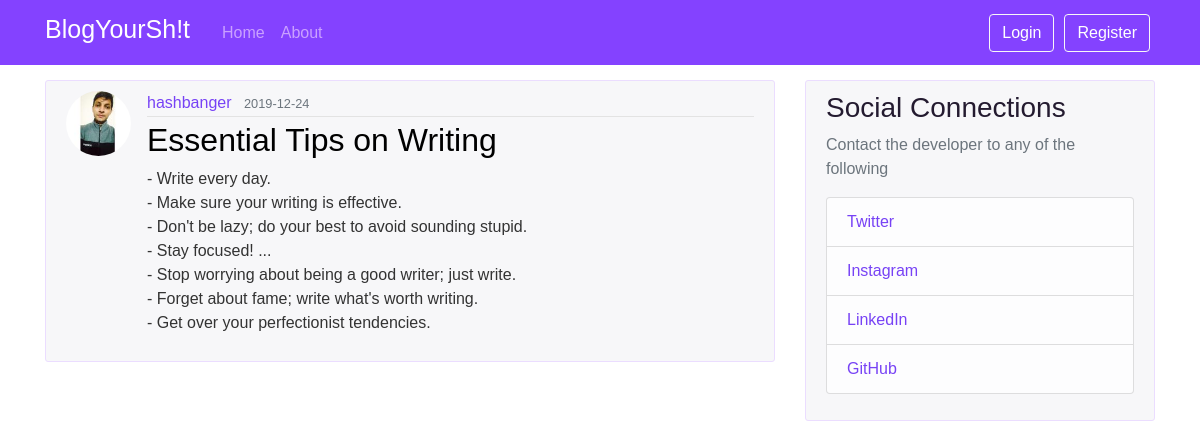
Screenshot of /post/26 with the database file from the repository.
### flaskblog/models.py (models this page shows, shortened)
class User(db.Model, UserMixin):
    id = db.Column(db.Integer, primary_key = True)
    username = db.Column(db.String(20), unique = True, nullable = False)
    email = db.Column(db.String(120), unique = True, nullable = False)
    image_file = db.Column(db.String(20), nullable = False, default = 'default.jpg')
    password = db.Column(db.String(60), nullable = False,)
    posts = db.relationship('Post', backref = 'author', lazy = True)

class Post(db.Model):
    id = db.Column(db.Integer, primary_key = True)
    title = db.Column(db.String(100), nullable = False)
    date_posted = db.Column(db.DateTime, nullable = False, default = datetime.utcnow)
    content =  db.Column(db.Text, nullable = False)
    user_id = db.Column(db.Integer, db.ForeignKey('user.id'), nullable = False)

### flaskblog/posts/routes.py (the view)
@posts.route('/post/<int:post_id>')
def post(post_id):
    post = Post.query.get_or_404(post_id)
    return render_template('post.html', title = post.title, post = post)

### flaskblog/templates/post.html (shortened to what this page needs)
{% extends "layout.html" %}
{% block content %}
<article class="media content-section">
  <img class = "rounded-circle article-img" src="{{ url_for('static', filename = 'profile_pics/' + post.author.image_file) }}" alt="">
    <div class="media-body">
      <div class="article-metadata">
        <a class="mr-2" href="{{ url_for('users.user_posts', username = post.author.username) }}">{{ post.author.username }}</a>
        <small class="text-muted">{{ post.date_posted.strftime('%Y-%m-%d') }}</small>
      </div>
      <h2 class="article-title">{{ post.title }}</a></h2>
      <p class="article-content">{{ post.content }}</p>
    </div>
  </article>
{% endblock content %}

### flaskblog/static/main.css (style rules this page uses)
body { background: #ffffff; font-family:Arial, Helvetica, sans-serif; color: #333333; margin-top: 5rem; }
h1, h2, h3, h4, h5, h6 { font-family:Arial, Helvetica, sans-serif; color: #241b30; }
.content-section { font-family: helvetica, sans-serif; background: #f7f7f9; padding: 10px 20px; border: 1px solid #ebddff; border-radius: 3px; margin-bottom: 20px; }
.article-title { font-family:Arial, Helvetica, sans-serif; color: #000000; }
.article-content { font-family:Arial, Helvetica, sans-serif; white-space: pre-line; }
.article-img { font-family:Arial, Helvetica, sans-serif; height: 65px; width: 65px; margin-right: 16px; }
.article-metadata { font-family:Arial, Helvetica, sans-serif; padding-bottom: 1px; margin-bottom: 4px; border-bottom: 1px solid #e3e3e3 }
a { font-family:Arial, Helvetica, sans-serif; color:#7742f5; }

### rows the page displays
User: image_file (picture), author.username "hashbanger"
Post: date_posted "2019-12-24", title "Essential Tips on Writing", content "- Write every day. - Make sure your writing is effective. - Don't be lazy; do your best to avoid sounding stupid. - Stay focused! ... - Stop worrying about being a good writer; just write. - Forget about fame; write what's worth writing. - Get over your perfectionist tendencies."
